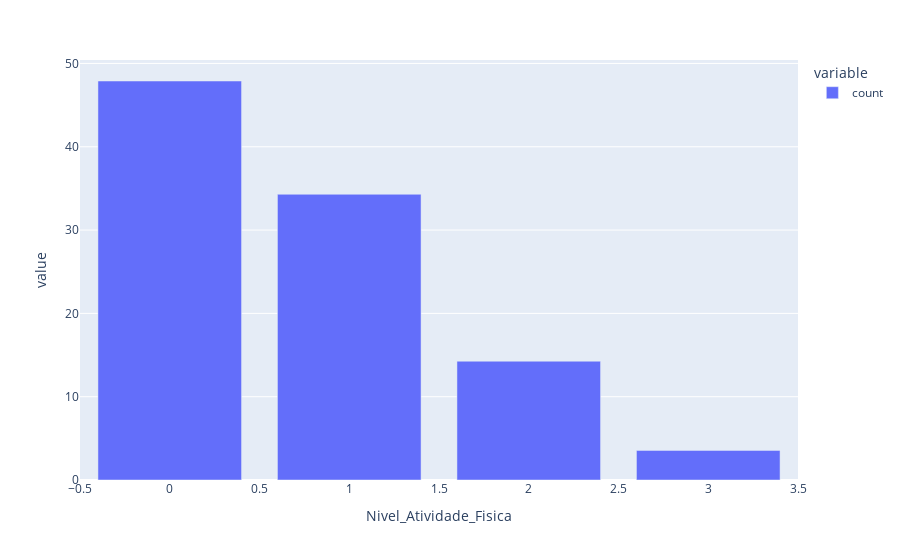

The code cell stored with this chart in its notebook:
### Code cell
# Análise Univariada - Nìvel de exercício
px.bar(df_obesidade.value_counts('Nivel_Atividade_Fisica') / len(df_obesidade) * 100)

### Figure 1 — Plotly figure (JSON) as saved in the notebook; plotly's stock layout.template omitted (floating-point values rounded to 4 significant figures)
{"data": [{"alignmentgroup": "True", "hovertemplate": "variable=count<br>Nivel_Atividade_Fisica=%{x}<br>value=%{y}<extra></extra>", "legendgroup": "count", "marker": {"color": "#636efa", "pattern": {"shape": ""}}, "name": "count", "offsetgroup": "count", "orientation": "v", "showlegend": true, "textposition": "auto", "type": "bar", "x": [0, 1, 2, 3], "xaxis": "x", "y": [47.89, 34.3, 14.26, 3.553], "yaxis": "y"}], "layout": {"barmode": "relative", "legend": {"title": {"text": "variable"}, "tracegroupgap": 0}, "margin": {"t": 60}, "xaxis": {"anchor": "y", "domain": [0, 1], "title": {"text": "Nivel_Atividade_Fisica"}}, "yaxis": {"anchor": "x", "domain": [0, 1], "title": {"text": "value"}}}}
